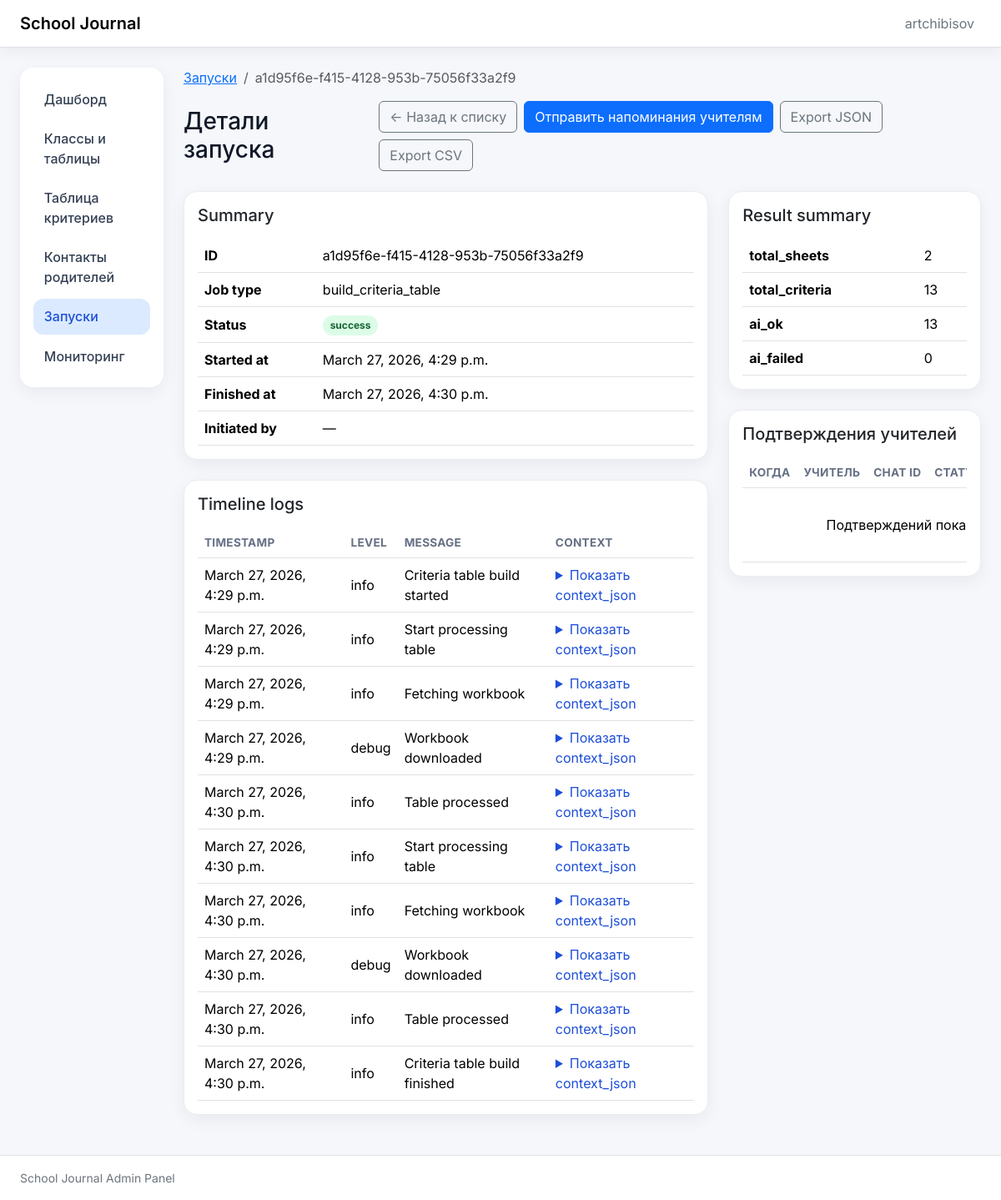
/runs/a1d95f6e-f415-4128-953b-75056f33a2f9/ (signed in), run on the app's committed database.
### jobs/models.py (models this page shows, shortened)
class JobRun(models.Model):
    class Status(models.TextChoices):
        PENDING = "pending", "Pending"
        RUNNING = "running", "Running"
        SUCCESS = "success", "Success"
        PARTIAL = "partial", "Partial"
        FAILED = "failed", "Failed"
    id = models.UUIDField(primary_key=True, default=uuid.uuid4, editable=False)
    job_type = models.CharField(max_length=100)
    status = models.CharField(max_length=20, choices=Status.choices, default=Status.PENDING)
    started_at = models.DateTimeField(null=True, blank=True)
    finished_at = models.DateTimeField(null=True, blank=True)
    params_json = models.JSONField(default=dict, blank=True)
    result_json = models.JSONField(default=dict, blank=True)
    initiated_by = models.ForeignKey(
        settings.AUTH_USER_MODEL,
        null=True,
        blank=True,
        on_delete=models.SET_NULL,
        related_name="job_runs",
    )
    class Meta:
        ordering = ["-started_at"]
        permissions = [
            ("run_validation", "Can run validation jobs"),
            ("run_full_pipeline", "Can run full pipeline"),
            ("send_reminders", "Can send validation reminders"),
        ]

class JobLog(models.Model):
    class Level(models.TextChoices):
        DEBUG = "debug", "Debug"
        INFO = "info", "Info"
        WARNING = "warning", "Warning"
        ERROR = "error", "Error"
    job_run = models.ForeignKey(JobRun, on_delete=models.CASCADE, related_name="logs")
    ts = models.DateTimeField(auto_now_add=True)
    level = models.CharField(max_length=20, choices=Level.choices, default=Level.INFO)
    message = models.TextField()
    context_json = models.JSONField(default=dict, blank=True)
    class Meta:
        ordering = ["ts"]
        indexes = [
            models.Index(fields=["job_run", "ts"]),
            models.Index(fields=["level"]),
        ]

### jobs/views.py (the view)
# urls.py: path("runs/<uuid:run_id>/", job_run_detail, name="job_run_detail"),
@login_required
@permission_required_403("jobs.view_jobrun", message="Доступ запрещён: нет прав на просмотр запуска.")
def job_run_detail(request, run_id):
    job_run = get_object_or_404(JobRun.objects.select_related("initiated_by"), id=run_id)
    logs = list(job_run.logs.all().order_by("ts"))
    confirmations = job_run.teacher_confirmations.all().order_by("-confirmed_at")
    summary_payload = None
    pipeline_steps = []
    artifacts_payload = {}
    errors_payload = []
    if isinstance(job_run.result_json, dict):
        possible_summary = job_run.result_json.get("summary")
        if isinstance(possible_summary, dict):
            summary_payload = possible_summary
        possible_steps = job_run.result_json.get("pipeline_steps")
        if isinstance(possible_steps, list):
            pipeline_steps = possible_steps
        possible_artifacts = job_run.result_json.get("artifacts")
        if isinstance(possible_artifacts, dict):
            artifacts_payload = possible_artifacts
        possible_errors = job_run.result_json.get("errors")
        if isinstance(possible_errors, list):
            errors_payload = possible_errors
    step_rows = _build_step_rows(job_run, logs, pipeline_steps, errors_payload)
    problem_step = _resolve_problem_step(step_rows)
    return render(
        request,
        "jobs/jobrun_detail.html",
        {
            "job_run": job_run,
            "job_status_meta": _status_meta(job_run.status),
            "logs": logs,
            "back_query": request.GET.urlencode(),
            "result_summary": summary_payload,
            "pipeline_steps": pipeline_steps,
            "step_rows": step_rows,
            "problem_step": problem_step,
            "artifacts_payload": artifacts_payload,
            "errors_payload": errors_payload,
            "confirmations": confirmations,
        },
    )

### admin_panel/authz.py (called while the page is built)
def permission_required_403(perm: str, *, message: str | None = None) -> Callable:
    deny_message = message or "Доступ запрещён: недостаточно прав для выполнения действия."
    def decorator(view_func: Callable) -> Callable:
        @wraps(view_func)
        def _wrapped(request: HttpRequest, *args, **kwargs) -> HttpResponse:
            if request.user.has_perm(perm):
                return view_func(request, *args, **kwargs)
            messages.error(request, deny_message)
            return HttpResponseForbidden(deny_message)
        return _wrapped
    return decorator

### jobs/views.py (called while the page is built, shortened)
def _status_meta(status: str | None) -> dict[str, str]:
    return STATUS_UI_META.get(status, {"css": "queued", "label": status or "queued"})

def _build_step_rows(job_run: JobRun, logs, pipeline_steps, errors_payload):
    log_indexes: dict[str, dict[str, dict]] = {}
    for log in logs:
        if not isinstance(log.context_json, dict):
            continue
        step_key = log.context_json.get("step")
        if not step_key:
            continue
    errors_by_step: dict[str, list[dict]] = {}
    for error in errors_payload:
        if isinstance(error, dict) and error.get("step"):
            errors_by_step.setdefault(error["step"], []).append(error)
    step_rows = []
    return step_rows

def _resolve_problem_step(step_rows):
    for step in step_rows:
        if step["status"] in {JobRun.Status.PARTIAL, JobRun.Status.FAILED, "partial", "failed"}:
            return step
    return None

### jobs/templates/jobs/jobrun_detail.html (shortened to what this page needs)
{% extends "base.html" %}
{% block page_heading %}Детали запуска{% endblock %}
{% block breadcrumbs %}
  <nav aria-label="breadcrumb" class="mb-3">
    <ol class="breadcrumb mb-0">
      <li class="breadcrumb-item"><a href="{% url 'job_run_list' %}">Запуски</a></li>
      <li class="breadcrumb-item active" aria-current="page">{{ job_run.id }}</li>
    </ol>
   </nav>
{% endblock %}
{% block page_actions %}
<a class="btn btn-outline-secondary" href="{% url 'job_run_list' %}{% if back_query %}?{{ back_query }}{% endif %}">← Назад к списку</a>
   {% if perms.jobs.send_reminders %}
   <form method="post" action="{% url 'send_reminders' job_run.id %}">
       <button class="btn btn-primary" type="submit">Отправить напоминания учителям</button>
     </form>
   {% endif %}
  <a class="btn btn-outline-secondary" href="{% url 'export_run_issues_json' job_run.id %}">Export JSON</a>
  <a class="btn btn-outline-secondary" href="{% url 'export_run_issues_csv' job_run.id %}">Export CSV</a>
{% endblock %}
{% block content %}
  <div class="row g-4">
    <div class="col-12 col-xl-8">
      <section class="card mb-4">
        <div class="card-body">
          <h2 class="h5 mb-3">Summary</h2>
          <div class="table-responsive">
            <table class="table align-middle mb-0">
              <tbody>
                <tr><th>ID</th><td>{{ job_run.id }}</td></tr>
                <tr><th>Job type</th><td>{{ job_run.job_type }}</td></tr>
                <tr><th>Status</th><td><span class="badge badge-soft badge-{{ job_status_meta.css }}">{{ job_status_meta.label }}</span></td></tr>
                <tr><th>Started at</th><td>{{ job_run.started_at|default:"—" }}</td></tr>
                <tr><th>Finished at</th><td>{{ job_run.finished_at|default:"—" }}</td></tr>
                <tr><th>Initiated by</th><td>{{ job_run.initiated_by|default:"—" }}</td></tr>
              </tbody>
            </table>
           </div>
        </div>
      </section>
      <section class="card mb-4">
        <div class="card-body">
          <h2 class="h5 mb-3">Timeline logs</h2>
          <div class="table-responsive">
            <table class="table table-hover align-middle mb-0">
              <thead>
                <tr>
                  <th>Timestamp</th>
                  <th>Level</th>
                  <th>Message</th>
                  <th>Context</th>
                </tr>
              </thead>
              <tbody>
                {% for log in logs %}
                  <tr>
                    <td>{{ log.ts }}</td>
                    <td>{{ log.level }}</td>
                    <td>{{ log.message }}</td>
                    <td>
                      {% if log.context_json %}
                        <details>
                          <summary>Показать context_json</summary>
                        </details>
                      {% else %}
                        <span class="text-secondary">—</span>
                      {% endif %}
                    </td>
                  </tr>
                {% empty %}
                  <tr><td colspan="4" class="table-empty">Логи отсутствуют.</td></tr>
                {% endfor %}
              </tbody>
            </table>
          </div>
        </div>
       </section>
     </div>
    <div class="col-12 col-xl-4">
       {% if result_summary %}
        <section class="card mb-4">
          <div class="card-body">
            <h2 class="h5 mb-3">Result summary</h2>
            <div class="table-responsive">
              <table class="table align-middle mb-0">
                <tbody>
                  {% for key, value in result_summary.items %}
                    <tr><th>{{ key }}</th><td>{{ value }}</td></tr>
                  {% endfor %}
                </tbody>
              </table>
            </div>
          </div>
         </section>
       {% endif %}
      <section class="card mb-4">
        <div class="card-body">
          <h2 class="h5 mb-3">Подтверждения учителей</h2>
          <div class="table-responsive">
            <table class="table table-hover align-middle mb-0">
              <thead>
                <tr>
                  <th>Когда</th>
                  <th>Учитель</th>
                  <th>Chat ID</th>
                  <th>Статус</th>
                </tr>
              </thead>
              <tbody>
                {% for confirmation in confirmations %}
                  <tr>
                    <td>{{ confirmation.confirmed_at }}</td>
                    <td>{{ confirmation.teacher_name }}</td>
                    <td>{{ confirmation.chat_id }}</td>
                    <td>{{ confirmation.status }}</td>
                    <td>{{ confirmation.message_text }}</td>
                  </tr>
                {% empty %}
                  <tr><td colspan="5" class="table-empty">Подтверждений пока нет.</td></tr>
                {% endfor %}
              </tbody>
            </table>
          </div>
        </div>
       </section>
     </div>
   </div>
{% endblock %}

### webapp/templates/base.html (shortened to what this page needs)
{% load static %}
<!doctype html>
<html lang="ru">
<head>
  <link href="https://cdn.jsdelivr.net/npm/bootstrap@5.3.3/dist/css/bootstrap.min.css" rel="stylesheet">
  <link rel="stylesheet" href="{% static 'webapp/ui.css' %}">
</head>
<body>
<nav class="navbar navbar-expand-lg border-bottom bg-white sticky-top soft-shadow-sm">
    <div class="container-fluid px-3 px-lg-4">
      <a class="navbar-brand fw-semibold" href="{% url 'dashboard' %}">School Journal</a>
      <div class="collapse navbar-collapse" id="mainNav">
        <ul class="navbar-nav ms-auto align-items-lg-center gap-lg-2">
          {% if request.user.is_authenticated %}
            <li class="nav-item"><span class="nav-link text-secondary">{{ request.user.username }}</span></li>
          {% endif %}
        </ul>
      </div>
         </div>
  </nav>
<div class="container-fluid py-4 px-3 px-lg-4">
    <div class="row g-4">
      <aside class="col-12 col-lg-3 col-xl-2">
        <div class="card border-0 soft-shadow-sm nav-card">
          <div class="card-body p-2 p-lg-3">
            <nav class="nav nav-pills flex-column gap-1">
              <a class="nav-link {% if request.path == '/' %}active{% endif %}" href="{% url 'dashboard' %}">Дашборд</a>
              {% if perms.journal_links.view_classsheetlink %}
                <a class="nav-link {% if '/links/' in request.path %}active{% endif %}" href="{% url 'journal_links:list_links' %}">Классы и таблицы</a>
              {% endif %}
              {% if perms.pipeline.view_criterionentry %}
                <a class="nav-link {% if '/criteria-table/' in request.path %}active{% endif %}" href="{% url 'pipeline:criteria_table' %}">Таблица критериев</a>
              {% endif %}
              {% if perms.pipeline.view_parentcontact %}
                <a class="nav-link {% if '/parent-contacts/' in request.path %}active{% endif %}" href="{% url 'pipeline:parent_contacts_list' %}">Контакты родителей</a>
              {% endif %}
              {% if perms.jobs.view_jobrun %}
                <a class="nav-link {% if '/runs/' in request.path %}active{% endif %}" href="{% url 'job_run_list' %}">Запуски</a>
              {% endif %}
              <a class="nav-link {% if '/healthz' in request.path or '/readyz' in request.path %}active{% endif %}" href="{% url 'readyz' %}">Мониторинг</a>
            </nav>
          </div>
        </div>
      </aside>
        <main class="col-12 col-lg-9 col-xl-10">
             {% block breadcrumbs %}{% endblock %}
             <section class="d-flex flex-column flex-md-row align-items-md-center justify-content-between gap-3 mb-4">
          <h1 class="h3 mb-0">{% block page_heading %}Страница{% endblock %}</h1>
          <div class="d-flex flex-wrap gap-2">
            {% block page_actions %}{% endblock %}
          </div>
        </section>
              {% block content %}{% endblock %}
      </main>
    </div>
  </div>
 <footer class="py-3 border-top bg-white">
    <div class="container-fluid px-3 px-lg-4 text-secondary small">School Journal Admin Panel</div>
  </footer>
</body>
</html>

### webapp/static/webapp/ui.css (style rules this page uses)
:root { --app-bg: #f5f7fb; --text-muted: #667085; }
body { font-family: Inter, -apple-system, BlinkMacSystemFont, "Segoe UI", sans-serif; background: var(--app-bg); color: #111827; }
.soft-shadow-sm { box-shadow: 0 4px 18px rgba(16, 24, 40, 0.06); }
.nav-card .nav-link { color: #344054; border-radius: 0.75rem; padding: 0.6rem 0.8rem; font-weight: 500; }
.nav-card .nav-link.active { background-color: #dbeafe; color: #1d4ed8; }
.card { border: 1px solid #eaecf0; border-radius: 1rem; box-shadow: 0 6px 20px rgba(16, 24, 40, 0.06); }
.table { --bs-table-bg: transparent; }
.table thead th { font-size: 0.85rem; letter-spacing: 0.02em; color: var(--text-muted); text-transform: uppercase; white-space: nowrap; }
.badge-soft { border-radius: 999px; padding: 0.35rem 0.55rem; }
.badge-success { background-color: #dcfce7; color: #166534; }
.table-empty { text-align: center; color: var(--text-muted); padding: 2rem 0.5rem !important; }
details > summary { cursor: pointer; color: #1d4ed8; }

### data on the page
JobRun: id "a1d95f6e-f415-4128-953b-75056f33a2f9", job_type "build_criteria_table", label "success", started_at "March 27, 2026, 4:29 p.m.", finished_at "March 27, 2026, 4:30 p.m.", initiated_by "—"
JobLog: ts "March 27, 2026, 4:29 p.m.", level "info", message "Criteria table build started"
JobLog: ts "March 27, 2026, 4:29 p.m.", level "info", message "Start processing table"
JobLog: ts "March 27, 2026, 4:29 p.m.", level "info", message "Fetching workbook"
JobLog: ts "March 27, 2026, 4:29 p.m.", level "debug", message "Workbook downloaded"
JobLog: ts "March 27, 2026, 4:30 p.m.", level "info", message "Table processed"
JobLog: ts "March 27, 2026, 4:30 p.m.", level "info", message "Start processing table"
JobLog: ts "March 27, 2026, 4:30 p.m.", level "info", message "Fetching workbook"
JobLog: ts "March 27, 2026, 4:30 p.m.", level "debug", message "Workbook downloaded"
JobLog: ts "March 27, 2026, 4:30 p.m.", level "info", message "Table processed"
JobLog: ts "March 27, 2026, 4:30 p.m.", level "info", message "Criteria table build finished"

### other printed values
{{ request.user.username }} "artchibisov"
{{ key }} "total_sheets" "total_criteria" "ai_ok" "ai_failed"
{{ value }} "2" "13" "13" "0"
